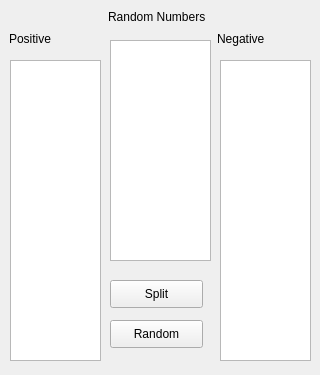
<?xml version="1.0" encoding="UTF-8"?>
<ui version="4.0">
 <class>MainWindow</class>
 <widget class="QMainWindow" name="MainWindow">
  <property name="geometry">
   <rect>
    <x>0</x>
    <y>0</y>
    <width>320</width>
    <height>375</height>
   </rect>
  </property>
  <property name="sizePolicy">
   <sizepolicy hsizetype="Fixed" vsizetype="Fixed">
    <horstretch>0</horstretch>
    <verstretch>0</verstretch>
   </sizepolicy>
  </property>
  <property name="minimumSize">
   <size>
    <width>320</width>
    <height>375</height>
   </size>
  </property>
  <property name="maximumSize">
   <size>
    <width>320</width>
    <height>375</height>
   </size>
  </property>
  <property name="windowTitle">
   <string>MainWindow</string>
  </property>
  <widget class="QWidget" name="centralwidget">
   <widget class="QPushButton" name="fill_rand">
    <property name="geometry">
     <rect>
      <x>110</x>
      <y>320</y>
      <width>93</width>
      <height>28</height>
     </rect>
    </property>
    <property name="text">
     <string>Random</string>
    </property>
   </widget>
   <widget class="QPushButton" name="split">
    <property name="geometry">
     <rect>
      <x>110</x>
      <y>280</y>
      <width>93</width>
      <height>28</height>
     </rect>
    </property>
    <property name="text">
     <string>Split</string>
    </property>
   </widget>
   <widget class="QLabel" name="label">
    <property name="geometry">
     <rect>
      <x>9</x>
      <y>31</y>
      <width>44</width>
      <height>16</height>
     </rect>
    </property>
    <property name="text">
     <string>Positive</string>
    </property>
   </widget>
   <widget class="QLabel" name="label_2">
    <property name="geometry">
     <rect>
      <x>217</x>
      <y>31</y>
      <width>51</width>
      <height>16</height>
     </rect>
    </property>
    <property name="text">
     <string>Negative</string>
    </property>
   </widget>
   <widget class="QLabel" name="label_3">
    <property name="geometry">
     <rect>
      <x>108</x>
      <y>9</y>
      <width>103</width>
      <height>16</height>
     </rect>
    </property>
    <property name="text">
     <string>Random Numbers</string>
    </property>
   </widget>
   <widget class="QListWidget" name="numbers">
    <property name="geometry">
     <rect>
      <x>110</x>
      <y>40</y>
      <width>101</width>
      <height>221</height>
     </rect>
    </property>
   </widget>
   <widget class="QListWidget" name="pos">
    <property name="geometry">
     <rect>
      <x>10</x>
      <y>60</y>
      <width>91</width>
      <height>301</height>
     </rect>
    </property>
   </widget>
   <widget class="QListWidget" name="neg">
    <property name="geometry">
     <rect>
      <x>220</x>
      <y>60</y>
      <width>91</width>
      <height>301</height>
     </rect>
    </property>
   </widget>
  </widget>
 </widget>
 <resources/>
 <connections/>
</ui>
